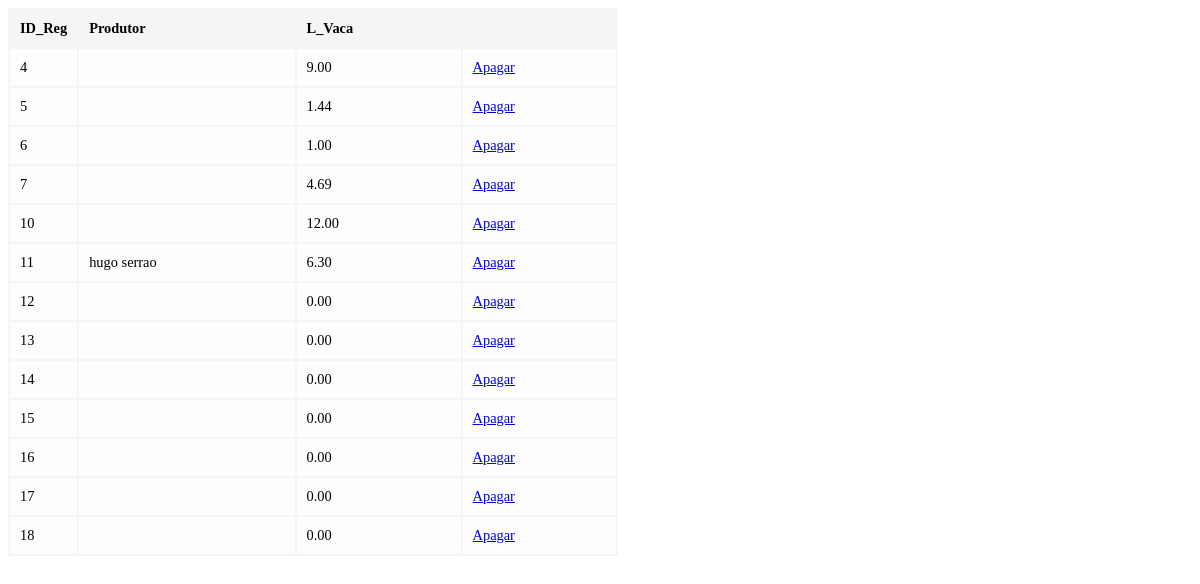
The page / on the database its author committed.
### tables this page shows
CREATE TABLE IF NOT EXISTS `recolha` (
  `ID_Cliente` int(10) NOT NULL DEFAULT '0',
  `Data` timestamp NOT NULL DEFAULT CURRENT_TIMESTAMP,
  `N_Guia` int(10) NOT NULL DEFAULT '0',
  `Serie` text,
  `N_Prd` int(5) NOT NULL DEFAULT '0',
  `NIF` text,
  `Nome_Produtor` text,
  `Local_Carga` text,
  `Hora` time NOT NULL,
  `L_Vaca` decimal(6,2) NOT NULL DEFAULT '0.00',
  `L_Cabra` decimal(6,2) NOT NULL DEFAULT '0.00',
  `L_Ovelha` decimal(6,2) NOT NULL DEFAULT '0.00',
  `Temperatura` decimal(6,2) NOT NULL DEFAULT '0.00',
  `Cuba` int(5) NOT NULL DEFAULT '0',
  `id` int(11) NOT NULL AUTO_INCREMENT,
  PRIMARY KEY (`id`)
);

### dbcontroller.php (called while the page is built, shortened)
<?php
class DBController {
	private $host = "localhost";
	private $user = "root";
	private $password = "";
	private $database = "noivo";
	private $conn;
	function __construct() {
		$this->conn = $this->connectDB();
	}
	function connectDB() {
		$conn = mysqli_connect($this->host,$this->user,$this->password,$this->database);
		return $conn;
	}
	function runQuery($query) {
		$result = mysqli_query($this->conn,$query);
		while($row=mysqli_fetch_assoc($result)) {
			$resultset[] = $row;
		}
		if(!empty($resultset))
			return $resultset;
	}
}
?>

### index.php (the view, shortened to what this page needs)
<?php
require_once("dbcontroller.php");
$db_handle = new DBController();
$sql = "SELECT * from recolha";
$faq = $db_handle->runQuery($sql);
?>
<html>
    <head>
    </head>
    <body>
	   <table class="tbl-qa">
		  <thead>
			  <tr>
				<th class="table-header" width="10%">ID_Reg</th>
				<th class="table-header">Produtor</th>
				<th class="table-header">L_Vaca</th>
				<th class="table-header"></th>
			  </tr>
		  </thead>
		  <tbody>
		  <?php
		  foreach($faq as $k=>$v) {
		  ?>
			  <tr class="table-row">
				<td><?php echo $faq[$k]["id"]; ?></td>
				<td><?php echo $faq[$k]["Nome_Produtor"]; ?></td>
				<td contenteditable="true" onBlur="saveToDatabase(this,'L_Vaca','<?php echo $faq[$k]["id"]; ?>')" onClick="showEdit(this);"><?php echo $faq[$k]["L_Vaca"]; ?></td>
				 <td><a href='apagar.php?id=<?php echo $faq[$k]["id"];?>'> Apagar</a></td>
			  </tr>
		<?php
		}
		?>
		  </tbody>
		</table>
    </body>
</html>

### index.php (style rules this page uses)
body { width:610px; }
.tbl-qa { width: 100%;font-size:0.9em;background-color: #f5f5f5; }
.tbl-qa th.table-header { padding: 5px;text-align: left;padding:10px; }
.tbl-qa .table-row td { padding:10px;background-color: #FDFDFD; }

### rows shown on the page
recolha: id "4", L_Vaca "9.00"
recolha: id "5", L_Vaca "1.44"
recolha: id "6", L_Vaca "1.00"
recolha: id "7", L_Vaca "4.69"
recolha: id "10", L_Vaca "12.00"
recolha: id "11", Nome_Produtor "hugo serrao", L_Vaca "6.30"
recolha: id "12", L_Vaca "0.00"
recolha: id "13", L_Vaca "0.00"
recolha: id "14", L_Vaca "0.00"
recolha: id "15", L_Vaca "0.00"
recolha: id "16", L_Vaca "0.00"
recolha: id "17", L_Vaca "0.00"
recolha: id "18", L_Vaca "0.00"
